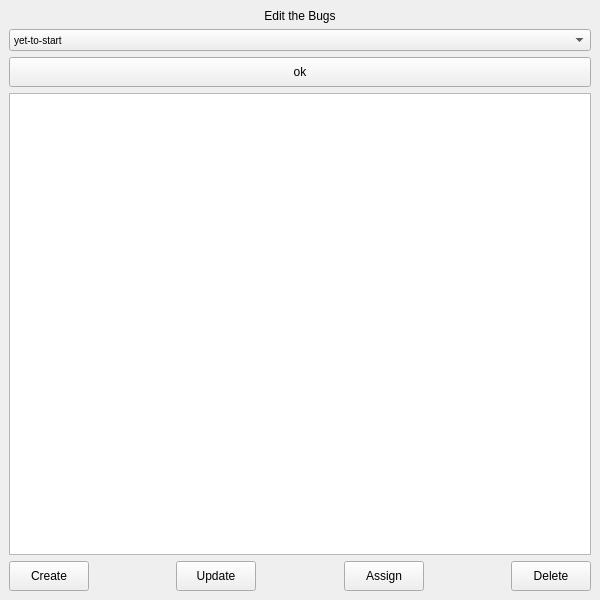
<?xml version="1.0" encoding="UTF-8"?>
<ui version="4.0">
  <class>SeniorTesterWindow</class>
  <widget class="QMainWindow" name="SeniorTester">
    <property name="geometry">
      <rect>
        <x>100</x>
        <y>100</y>
        <width>600</width>
        <height>600</height>
      </rect>
    </property>

  <property name="minimumSize">
   <size>
    <width>600</width>
    <height>600</height>
   </size>
  </property>
  <property name="maximumSize">
   <size>
    <width>600</width>
    <height>600</height>
   </size>
  </property>

    <property name="windowTitle">
      <string>Senior Tester</string>
    </property>
    <widget class="QWidget" name="centralwidget">
      <layout class="QVBoxLayout" name="verticalLayout">
        <item>
          <widget class="QLabel" name="label">
            <property name="text">
              <string>Edit the Bugs</string>
            </property>
            <property name="alignment">
              <set>Qt::AlignCenter</set>
            </property>
          </widget>
        </item>

        <item>
          <widget class="QComboBox" name="comboBox_itemStatus">
            <property name="styleSheet">
              <string notr="true">QComboBox { font-size: 10px; }</string>
            </property>
            <item><property name="text"><string>yet-to-start</string></property></item>
            <item><property name="text"><string>in progress</string></property></item>
            <item><property name="text"><string>completed</string></property></item>
            <item><property name="text"><string>committed</string></property></item>
            <item><property name="text"><string>close</string></property></item>
          </widget>
        </item>

        <item>
          <widget class="QPushButton" name="pushButton_2">
            <property name="minimumSize">
              <size>
                <width>80</width>
                <height>30</height>
              </size>
            </property>
            <property name="text">
              <string>ok</string>
            </property>
          </widget>
        </item>

        <item>
          <widget class="QTableView" name="tableView"/>
        </item>
        <item>
          <layout class="QHBoxLayout" name="buttonRowLayout">
            <item>
              <widget class="QPushButton" name="pushButton_create">
                <property name="minimumSize">
                  <size>
                    <width>80</width>
                    <height>30</height>
                  </size>
                </property>
                <property name="text">
                  <string>Create</string>
                </property>
              </widget>
            </item>

            <item>
              <spacer name="horizontalSpacer">
                <property name="orientation">
                  <enum>Qt::Horizontal</enum>
                </property>
                <property name="sizeType">
                  <enum>QSizePolicy::Expanding</enum>
                </property>
                <property name="sizeHint" stdset="0">
                  <size>
                    <width>40</width>
                    <height>20</height>
                  </size>
                </property>
              </spacer>
            </item>

            <item>
              <widget class="QPushButton" name="pushButton_addFeature">
                <property name="minimumSize">
                  <size>
                    <width>80</width>
                    <height>30</height>
                  </size>
                </property>
                <property name="text">
                  <string>Update</string>
                </property>
              </widget>
            </item>

            <item>
              <spacer name="horizontalSpacer_2">
                <property name="orientation">
                  <enum>Qt::Horizontal</enum>
                </property>
                <property name="sizeType">
                  <enum>QSizePolicy::Expanding</enum>
                </property>
                <property name="sizeHint" stdset="0">
                  <size>
                    <width>40</width>
                    <height>20</height>
                  </size>
                </property>
              </spacer>
            </item>

            <item>
              <widget class="QPushButton" name="pushButton_assign">
                <property name="minimumSize">
                  <size>
                    <width>80</width>
                    <height>30</height>
                  </size>
                </property>
                <property name="text">
                  <string>Assign</string>
                </property>
              </widget>
            </item>

            <item>
              <spacer name="horizontalSpacer_2">
                <property name="orientation">
                  <enum>Qt::Horizontal</enum>
                </property>
                <property name="sizeType">
                  <enum>QSizePolicy::Expanding</enum>
                </property>
                <property name="sizeHint" stdset="0">
                  <size>
                    <width>40</width>
                    <height>20</height>
                  </size>
                </property>
              </spacer>
            </item>

            <item>
              <widget class="QPushButton" name="deleteButton">
                <property name="minimumSize">
                  <size>
                    <width>80</width>
                    <height>30</height>
                  </size>
                </property>
                <property name="text">
                  <string>Delete</string>
                </property>
              </widget>
            </item>
          </layout>
        </item>

      </layout>
    </widget>
  </widget>
  <resources/>
  <connections/>
</ui>
